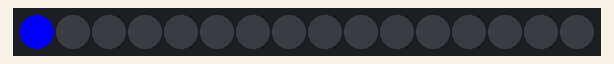
Simulated run of this sketch. Board: Arduino Uno, built with avr-gcc and run on an emulated ATmega328P. Shown: 16 RGB LEDs in strip order, left to right.

Above: at 0.05 s.
At 0.45 s:
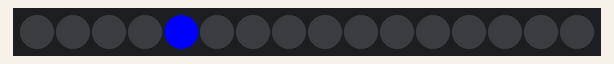
At 0.96 s:
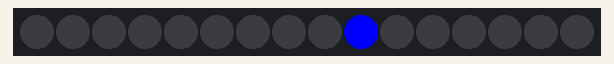
At 1.46 s:
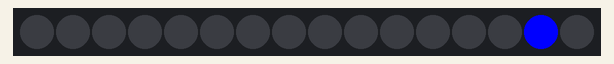
At 1.96 s:
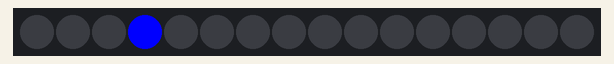

The sketch:

loop.ino
```cpp
#include <FastLED.h>
#define LED_PIN     7
#define NUM_LEDS    16
CRGB leds[NUM_LEDS];

int R = 0;
int G = 0;
int B = 255;

void setup() {
  FastLED.addLeds<WS2812, LED_PIN, GRB>(leds, NUM_LEDS);

}
void loop() {

        for(int dot = 0; dot < NUM_LEDS; dot++) {
            leds[dot].setRGB(R, G, B);
            FastLED.show();
            // clear this led for the next time around the loop
            leds[dot] = CRGB::Black;
            delay(100);
        }
    }
```

Measured:
- by itself, everything shown: repeats every 1.6 s, in 16 steps
